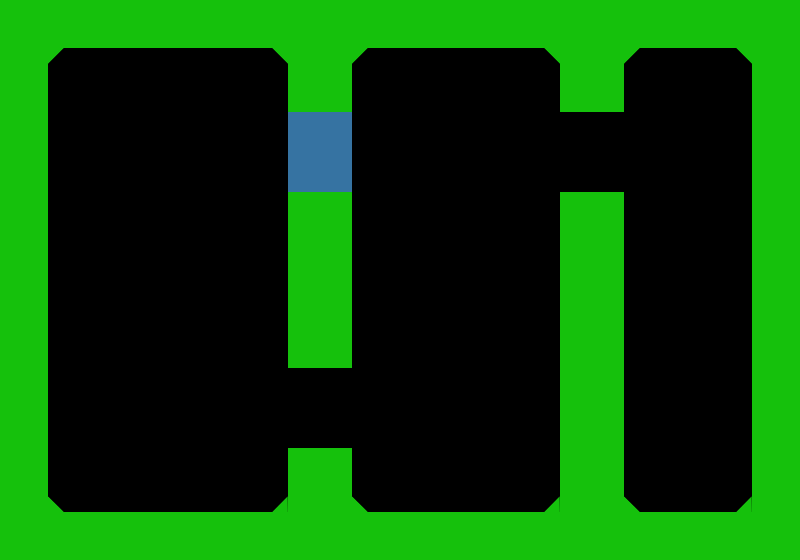

Tiled map render using the project's own tile images. Description and the map definition, with tile-layer contents summarised, below:
An orthogonal 50x35 tile map with 16x16 px tiles, 1 tile layer (Tile Layer 1), 2 tilesets and 46 objects (2x Line, Player, Button, Microphone).

<map version="1.0" orientation="orthogonal" width="50" height="35" tilewidth="16" tileheight="16">
 <tileset firstgid="1" source="Simple.tsx" />
 <tileset firstgid="26" source="objects.tsx" />
 <layer name="Tile Layer 1" width="50" height="35">
  <data>[1750 cells, 678 non-empty, 6 distinct tile ids]</data>
 </layer>
 <objectgroup name="objects" width="50" height="35">
  <object type="Player" gid="26" x="128" y="176" />
  <object name="button1" type="Button" gid="27" x="128" y="448" />
  <object gid="11" x="288" y="384">
   <properties>
    <property name="parent" value="button1" />
   </properties>
  </object>
  <object gid="11" x="304" y="384">
   <properties>
    <property name="parent" value="button1" />
   </properties>
  </object>
  <object gid="11" x="320" y="384">
   <properties>
    <property name="parent" value="button1" />
   </properties>
  </object>
  <object gid="11" x="336" y="384">
   <properties>
    <property name="parent" value="button1" />
   </properties>
  </object>
  <object gid="11" x="304" y="400">
   <properties>
    <property name="parent" value="button1" />
   </properties>
  </object>
  <object gid="11" x="320" y="400">
   <properties>
    <property name="parent" value="button1" />
   </properties>
  </object>
  <object gid="11" x="288" y="400">
   <properties>
    <property name="parent" value="button1" />
   </properties>
  </object>
  <object gid="11" x="336" y="400">
   <properties>
    <property name="parent" value="button1" />
   </properties>
  </object>
  <object gid="11" x="304" y="416">
   <properties>
    <property name="parent" value="button1" />
   </properties>
  </object>
  <object gid="11" x="288" y="432">
   <properties>
    <property name="parent" value="button1" />
   </properties>
  </object>
  <object gid="11" x="304" y="432">
   <properties>
    <property name="parent" value="button1" />
   </properties>
  </object>
  <object gid="11" x="320" y="416">
   <properties>
    <property name="parent" value="button1" />
   </properties>
  </object>
  <object gid="11" x="288" y="416">
   <properties>
    <property name="parent" value="button1" />
   </properties>
  </object>
  <object gid="11" x="336" y="416">
   <properties>
    <property name="parent" value="button1" />
   </properties>
  </object>
  <object gid="11" x="320" y="432">
   <properties>
    <property name="parent" value="button1" />
   </properties>
  </object>
  <object gid="11" x="336" y="432">
   <properties>
    <property name="parent" value="button1" />
   </properties>
  </object>
  <object gid="11" x="288" y="448">
   <properties>
    <property name="parent" value="button1" />
   </properties>
  </object>
  <object gid="11" x="304" y="448">
   <properties>
    <property name="parent" value="button1" />
   </properties>
  </object>
  <object gid="11" x="320" y="448">
   <properties>
    <property name="parent" value="button1" />
   </properties>
  </object>
  <object gid="11" x="336" y="448">
   <properties>
    <property name="parent" value="button1" />
   </properties>
  </object>
  <object name="mic1" type="Microphone" gid="28" x="672" y="320" />
  <object gid="11" x="560" y="128">
   <properties>
    <property name="parent" value="mic1" />
   </properties>
  </object>
  <object gid="11" x="576" y="128">
   <properties>
    <property name="parent" value="mic1" />
   </properties>
  </object>
  <object gid="11" x="592" y="128">
   <properties>
    <property name="parent" value="mic1" />
   </properties>
  </object>
  <object gid="11" x="608" y="128">
   <properties>
    <property name="parent" value="mic1" />
   </properties>
  </object>
  <object gid="11" x="560" y="144">
   <properties>
    <property name="parent" value="mic1" />
   </properties>
  </object>
  <object gid="11" x="576" y="144">
   <properties>
    <property name="parent" value="mic1" />
   </properties>
  </object>
  <object gid="11" x="592" y="144">
   <properties>
    <property name="parent" value="mic1" />
   </properties>
  </object>
  <object gid="11" x="608" y="144">
   <properties>
    <property name="parent" value="mic1" />
   </properties>
  </object>
  <object gid="11" x="560" y="160">
   <properties>
    <property name="parent" value="mic1" />
   </properties>
  </object>
  <object gid="11" x="576" y="160">
   <properties>
    <property name="parent" value="mic1" />
   </properties>
  </object>
  <object gid="11" x="592" y="160">
   <properties>
    <property name="parent" value="mic1" />
   </properties>
  </object>
  <object gid="11" x="608" y="160">
   <properties>
    <property name="parent" value="mic1" />
   </properties>
  </object>
  <object gid="11" x="560" y="176">
   <properties>
    <property name="parent" value="mic1" />
   </properties>
  </object>
  <object gid="11" x="576" y="176">
   <properties>
    <property name="parent" value="mic1" />
   </properties>
  </object>
  <object gid="11" x="592" y="176">
   <properties>
    <property name="parent" value="mic1" />
   </properties>
  </object>
  <object gid="11" x="608" y="176">
   <properties>
    <property name="parent" value="mic1" />
   </properties>
  </object>
  <object gid="11" x="560" y="192">
   <properties>
    <property name="parent" value="mic1" />
   </properties>
  </object>
  <object gid="11" x="576" y="192">
   <properties>
    <property name="parent" value="mic1" />
   </properties>
  </object>
  <object gid="11" x="592" y="192">
   <properties>
    <property name="parent" value="mic1" />
   </properties>
  </object>
  <object gid="11" x="608" y="192">
   <properties>
    <property name="parent" value="mic1" />
   </properties>
  </object>
  <object gid="29" x="448" y="352" />
  <object type="Line" x="144" y="432">
   <properties>
    <property name="parent" value="button1" />
   </properties>
   <polyline points="0,0 48,0 48,-32 96,-32 96,-16 144,-16" />
  </object>
  <object type="Line" x="688" y="304">
   <properties>
    <property name="parent" value="mic1" />
   </properties>
   <polyline points="0,0 0,-32 -32,-32 -32,-48 -16,-48 -16,-112 16,-112 16,-160 -64,-160" />
  </object>
 </objectgroup>
</map>
